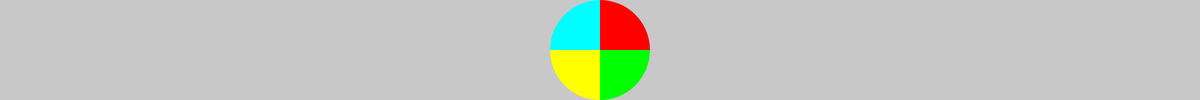
Frame 1 (no input)
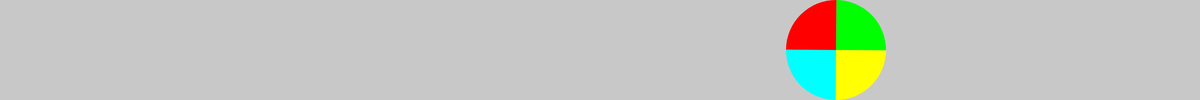
Frame 60 (no input)
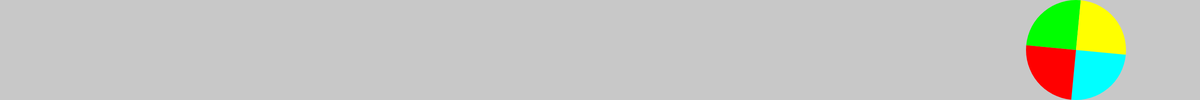
Frame 120 (the mouse pressed at the canvas centre since frame 60)

The p5.js sketch that drew these frames (run headless with seeded random() and noise() and a simulated clock; from frame 60 on, the mouse is pressed at the canvas centre):

// p5.js sketch
// ── sketch.js
var rot;
var x;
var rotSpeed;
var radius;

function setup() {
  createCanvas(2400, 200);
  background(200);
  rot = 0;
  x=width/2;
  rotSpeed=.08; //in radians per frame
  radius=100;
}

function draw() {
  background(200);

  noStroke()
      translate(x, height-radius);
  rotate(rot);
  fill(0, 255, 0);
  arc(0, 0, radius*2, radius*2, 0, TWO_PI / 4, PIE);
  fill(255, 255, 0);
  arc(0, 0, radius*2, radius*2, TWO_PI / 4, 2 * TWO_PI / 4, PIE);
  fill(0, 255, 255);
  arc(0, 0, radius*2, radius*2, 2 * TWO_PI / 4, 3 * TWO_PI / 4, PIE);
  fill(255, 0, 0);
  arc(0, 0, radius*2, radius*2, 3 * TWO_PI / 4, 4 * TWO_PI / 4, PIE);
  resetMatrix();
  

  if ((x>width-radius)||(x<0+radius)){
      rotSpeed=-rotSpeed;
  }
  rot = rot + rotSpeed;
  //to calculate deltaX  deltaX/circumference = rotSpeed/2PI
  //var deltaX= ((2*PI*radius) * rotSpeed)/2*PI
  var deltaX = rotSpeed*radius
  x=(x+deltaX);
  
}
